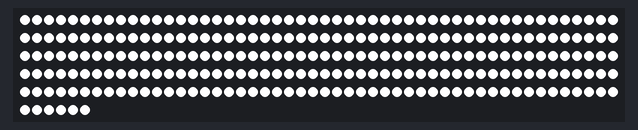
Recording of a sketch running on a simulated Arduino Uno, built for the host (arithmetic inside an expression is 32-bit, double 64-bit). On the bench: 256 RGB LEDs in strip order, left to right, continuing on the next row. Wiring (inferred from the names in the program): WS2812 LEDs: data pin 8.

Above: at 0.1 s.

The sketch:

16x16_Matrix_demo.ino
```cpp
#include <Arduino.h>

//
// orginal YT:  Kevin Darrah
// https://youtu.be/A_S3LAUQHwU
// https://github.com/krdarrah
//
// modified : YT Superbony the Cat
// https://youtu.be/f-Uvjt281DE

//VARIABLES AND DEFINES HERE - NEEDED BY THE WS2812 DRIVER CODE
#define WS2812_pin 8     // only digital pin 8 works right now
#define numberOfLEDs 256 // total number of RGB LEDs

//#define kMatrixWidth 16
byte RGB[768];//take your number of LEDs and multiply by 3    3x256 =  768

// FUNCTIONS HERE
void RGB_update(int LED, byte RED, byte GREEN, byte BLUE);//function to drive LEDs

void mapLEDXY(int y, int x, byte RED, byte GREEN, byte BLUE) {
        int RGBlocation = 0;

        if (y % 2 == 0) { //even column
                RGBlocation = x + y * 16;

        } else { //odd column
                RGBlocation = 15 - x + y * 16;
        }

        RGB[RGBlocation * 3] = BLUE;
        RGB[RGBlocation * 3 + 1] = RED;
        RGB[RGBlocation * 3 + 2] = GREEN;
}
void clearLEDs() {
        memset(RGB, 0, sizeof(RGB));
}

//WS2812 Driver Function
void RGB_update(int LED, byte RED, byte GREEN, byte BLUE) {
        // LED is the LED number starting with 0
        // RED, GREEN, BLUE is the brightness 0..255 setpoint for that LED
        byte ExistingPort, WS2812pinHIGH;//local variables here to speed up pinWrites

        if(LED>=0) {//map the REG GREEN BLUE Values into the RGB[] array
                RGB[LED * 3] = BLUE;
                RGB[LED * 3 + 1] = RED;
                RGB[LED * 3 + 2] = GREEN;
        }

        noInterrupts();//kill the interrupts while we send the bit stream out...
        ExistingPort = PORTB; // save the status of the entire PORT B - let's us write to the entire port without messing up the other pins on that port
        WS2812pinHIGH = PORTB | 1; //this gives us a byte we can use to set the whole PORTB with the WS2812 pin HIGH
        int bitStream = numberOfLEDs * 3;//total bytes in the LED string

//This for loop runs through all of the bits (8 at a time) to set the WS2812 pin ON/OFF times
        for (int i = bitStream - 1; i >= 0; i-- ) {

                PORTB = WS2812pinHIGH; //bit 7  first, set the pin HIGH - it always goes high regardless of a 0/1

                //here's the tricky part, check if the bit in the byte is high/low then right that status to the pin
                // (RGB[i] & B10000000) will strip away the other bits in RGB[i], so here we'll be left with B10000000 or B00000000
                // then it's easy to check if the bit is high or low by AND'ing that with the bit mask ""&& B10000000)"" this gives 1 or 0
                // if it's a 1, we'll OR that with the Existing port, thus keeping the pin HIGH, if 0 the pin is written LOW


                PORTB = ((RGB[i] & B10000000) && B10000000) | ExistingPort;
                __asm__ ("nop\n\t" "nop\n\t");//these are NOPS - these let us delay clock cycles for more precise timing
                PORTB = ExistingPort;//okay, here we know we have to be LOW regardless of the 0/1 bit state
                __asm__ ("nop\n\t" "nop\n\t" "nop\n\t");//minimum LOW time for pin regardless of 0/1 bit state

                // then do it again for the next bit and so on... see the last bit though for a slight change

                PORTB = WS2812pinHIGH;//bit 6
                PORTB = ((RGB[i] & B01000000) && B01000000) | ExistingPort;
                __asm__ ("nop\n\t" "nop\n\t");
                PORTB = ExistingPort;
                __asm__ ("nop\n\t" "nop\n\t" "nop\n\t" );

                PORTB = WS2812pinHIGH;//bit 5
                PORTB = ((RGB[i] & B00100000) && B00100000) | ExistingPort;
                __asm__ ("nop\n\t" "nop\n\t" );
                PORTB = ExistingPort;
                __asm__ ("nop\n\t" "nop\n\t" "nop\n\t" );

                PORTB = WS2812pinHIGH;//bit 4
                PORTB = ((RGB[i] & B00010000) && B00010000) | ExistingPort;
                __asm__ ("nop\n\t" "nop\n\t" );
                PORTB = ExistingPort;
                __asm__ ("nop\n\t" "nop\n\t" "nop\n\t" );

                PORTB = WS2812pinHIGH;//bit 3
                PORTB = ((RGB[i] & B00001000) && B00001000) | ExistingPort;
                __asm__ ("nop\n\t" "nop\n\t" );
                PORTB = ExistingPort;
                __asm__ ("nop\n\t" "nop\n\t" "nop\n\t");

                PORTB = WS2812pinHIGH;//bit 2
                PORTB = ((RGB[i] & B00000100) && B00000100) | ExistingPort;
                __asm__ ("nop\n\t" "nop\n\t" );
                PORTB = ExistingPort;
                __asm__ ("nop\n\t" "nop\n\t" "nop\n\t");

                PORTB = WS2812pinHIGH;//bit 1
                PORTB = ((RGB[i] & B00000010) && B00000010) | ExistingPort;
                __asm__ ("nop\n\t" "nop\n\t");
                PORTB = ExistingPort;
                __asm__ ("nop\n\t" "nop\n\t" "nop\n\t" );

                PORTB = WS2812pinHIGH;//bit 0
                __asm__ ("nop\n\t" "nop\n\t" );//on this last bit, the check is much faster, so had to add a NOP here
                PORTB = ((RGB[i] & B00000001) && B00000001) | ExistingPort;
                __asm__ ( "nop\n\t" "nop\n\t" "nop\n\t");
                PORTB = ExistingPort;//note there are no NOPs after writing the pin LOW, this is because the FOR Loop uses clock cycles that we can use instead of the NOPS


        }
        interrupts();//enable the interrupts
        delayMicroseconds(80); // min delay
// all done!
}//void RGB_update

void setup() {
        pinMode(WS2812_pin, OUTPUT);
        clearLEDs();
        RGB_update(-1, 0, 0, 0);

}//setup


void loop() {
int B = 255;
        mapLEDXY(0, 0, 0, 0, B); mapLEDXY(0, 15, 0, 0, B); mapLEDXY(1, 1, 0, 0, B);   // x,y , R ,G , B  // B=255
        mapLEDXY(1, 14, 0, 0, B); mapLEDXY(2, 2, 0, 0, B); mapLEDXY(2, 13, 0, 0, B);
        mapLEDXY(3, 3, 0, 0, B); mapLEDXY(3, 12, 0, 0, B); mapLEDXY(4, 4, 0, 0, B);
        mapLEDXY(4, 11, 0, 0, B); mapLEDXY(5, 5, 0, 0, B); mapLEDXY(5, 10, 0, 0, B);
        mapLEDXY(6, 6, 0, 0, B); mapLEDXY(6, 9, 0, 0, B); mapLEDXY(7, 7, 0, 0, B);
        mapLEDXY(7, 8, 0, 0, B); mapLEDXY(8, 7, 0, 0, B); mapLEDXY(8, 8, 0, 0, B);
        mapLEDXY(9, 6, 0, 0, B); mapLEDXY(9, 9, 0, 0, B); mapLEDXY(10, 5, 0, 0, B);
        mapLEDXY(10, 10, 0, 0, B); mapLEDXY(11, 4, 0, 0, B); mapLEDXY(11, 11, 0, 0, B);
        mapLEDXY(12, 3, 0, 0, B); mapLEDXY(12, 12, 0, 0, B); mapLEDXY(13, 2, 0, 0, B);
        mapLEDXY(13, 13, 0, 0, B); mapLEDXY(14, 1, 0, 0, B); mapLEDXY(14, 14, 0, 0, B);
        mapLEDXY(15, 0, 0, 0, B); mapLEDXY(15, 15, 0, 0, B);


        RGB_update(-1, 0, 0, 0);
        delay(1000);
       // clearLEDs();
       // RGB_update(-1, 0, 0, 0);
       // delay(1000);

        for (int i = 0; i < 256; i++) {
                mapLEDXY(0, 0, i, 0, 0); mapLEDXY(0, 14, i, 0, 0); mapLEDXY(1, 1, i, 0, 0); // x,y , R ,G , B  // R= i
                mapLEDXY(1, 14, i, 0, 0); mapLEDXY(2, 2, i, 0, 0); mapLEDXY(2, 13, i, 0, 0);
                mapLEDXY(3, 3, i, 0, 0); mapLEDXY(3, 12, i, 0, 0); mapLEDXY(4, 4, i, 0, 0);
                mapLEDXY(4, 11, i, 0, 0); mapLEDXY(5, 5, i, 0, 0); mapLEDXY(5, 10, i, 0, 0);
                mapLEDXY(6, 6, i, 0, 0); mapLEDXY(6, 9, i, 0, 0); mapLEDXY(7, 7, i, 0, 0);
                mapLEDXY(7, 8, i, 0, 0); mapLEDXY(8, 7, i, 0, 0); mapLEDXY(8, 8, i, 0, 0);
                mapLEDXY(9, 6, i, 0, 0); mapLEDXY(9, 9, i, 0, 0); mapLEDXY(10, 5, i, 0, 0);
                mapLEDXY(10, 10, i, 0, 0); mapLEDXY(11, 4, i, 0, 0); mapLEDXY(11, 11, i, 0, 0);
                mapLEDXY(12, 3, i, 0, 0); mapLEDXY(12, 12, i, 0, 0); mapLEDXY(13, 2, i, 0, 0);
                mapLEDXY(13, 13, i, 0, 0); mapLEDXY(14, 1, i, 0, 0); mapLEDXY(14, 14, i, 0, 0);
                mapLEDXY(15, 0, i, 0, 0); mapLEDXY(15, 15, i, 0, 0);
                RGB_update(-1, 0, 0, 0);
                delay(2);
        }
        delay(1000);
        for (int i = 255; i >= 0; i--) {
                mapLEDXY(0, 0, i, 0, 0); mapLEDXY(0, 14, i, 0, 0); mapLEDXY(1, 1, i, 0, 0); // x,y , R ,G , B  // R = i
                mapLEDXY(1, 14, i, 0, 0); mapLEDXY(2, 2, i, 0, 0); mapLEDXY(2, 13, i, 0, 0);
                mapLEDXY(3, 3, i, 0, 0); mapLEDXY(3, 12, i, 0, 0); mapLEDXY(4, 4, i, 0, 0);
                mapLEDXY(4, 11, i, 0, 0); mapLEDXY(5, 5, i, 0, 0); mapLEDXY(5, 10, i, 0, 0);
                mapLEDXY(6, 6, i, 0, 0); mapLEDXY(6, 9, i, 0, 0); mapLEDXY(7, 7, i, 0, 0);
                mapLEDXY(7, 8, i, 0, 0); mapLEDXY(8, 7, i, 0, 0); mapLEDXY(8, 8, i, 0, 0);
                mapLEDXY(9, 6, i, 0, 0); mapLEDXY(9, 9, i, 0, 0); mapLEDXY(10, 5, i, 0, 0);
                mapLEDXY(10, 10, i, 0, 0); mapLEDXY(11, 4, i, 0, 0); mapLEDXY(11, 11, i, 0, 0);
                mapLEDXY(12, 3, i, 0, 0); mapLEDXY(12, 12, i, 0, 0); mapLEDXY(13, 2, i, 0, 0);
                mapLEDXY(13, 13, i, 0, 0); mapLEDXY(14, 1, i, 0, 0); mapLEDXY(14, 14, i, 0, 0);
                mapLEDXY(15, 0, i, 0, 0); mapLEDXY(15, 15, i, 0, 0);
                RGB_update(-1, 0, 0, 0);
                delay(2);
        }
        delay(1000);
      //  clearLEDs();
      //  RGB_update(-1, 0, 0, 0);

        RGB[1]= 0xff ;  // ff = 255     1.Ecke  rot
        RGB[46]= 0xff ;  //             2.Ecke
        RGB[721]= 0xff ; //             3.Ecke
        RGB[766]= 0xff ; //             4.Ecke
        RGB_update(-1, 0, 0, 0);
        delay(1000); //                 delay 1 sekunde


}//loop
```
